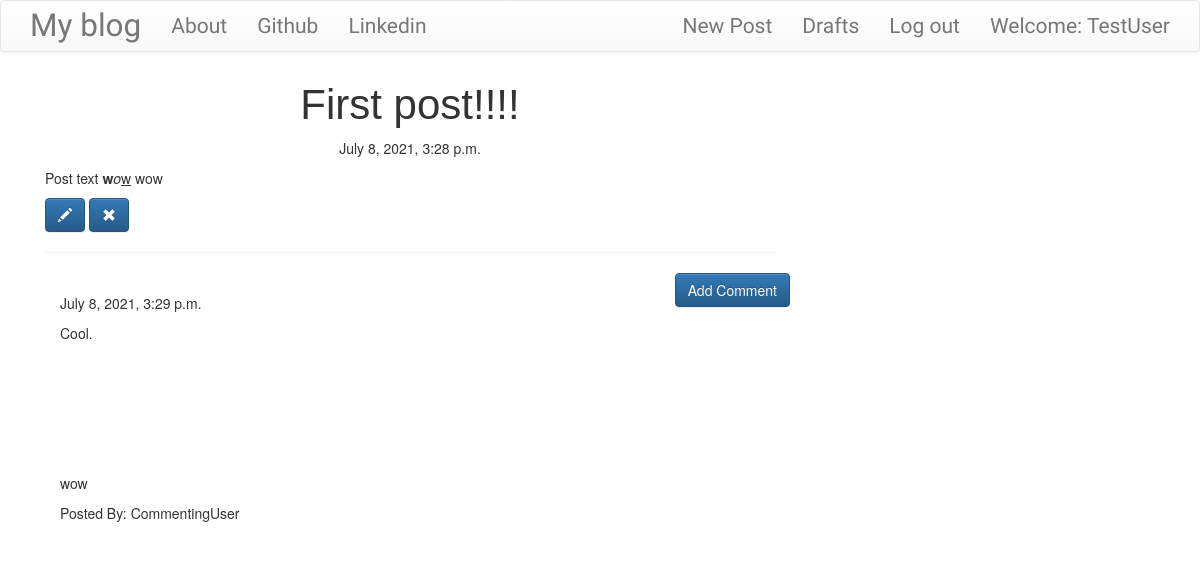
The page /post/7 (signed in) on the database its author committed.
### blog/models.py (models this page shows, shortened)
class Post(models.Model):
    author = models.ForeignKey('auth.User', on_delete=CASCADE)
    title = models.CharField(max_length=200)
    text = models.TextField()
    created_date = models.DateTimeField(default=timezone.now)
    published_date = models.DateTimeField(blank=True,null=True)

class Comment(models.Model):
    post = models.ForeignKey('blog.Post',related_name='comments',on_delete=CASCADE)
    author = models.CharField(max_length=200)
    text = models.TextField()
    created_date = models.DateTimeField(default=timezone.now)
    approved_comment = models.BooleanField(default=False)

### blog/views.py (the view)
# urls.py: url(r'^post/(?P<pk>\d+)$',views.PostDetailView.as_view(),name='post_detail'),
class PostDetailView(DetailView):
    model = Post

### blog/templates/blog/post_detail.html (shortened to what this page needs)
{% extends "blog/base.html" %}
{% block content %}
    <h1 class="posttitle">{{post.title}}</h1>
    {% if post.published_date %}
        <div class="date postdate">
            {{ post.published_date }}
        </div>
    {% else %}
        <a class="btn btn-default" href="{% url 'post_publish' pk=post.pk %}">Publish</a>
    {% endif %}
    <p class="postcontent">{{ post.text|safe|linebreaks }}</p>
    {% if user.is_authenticated %}
        <a class="btn btn-primary" href="{% url 'post_edit' pk=post.pk %}">
            <span class="glyphicon glyphicon-pencil"></span>
        </a>
        <a class="btn btn-primary" href="{% url 'post_remove' pk=post.pk %}">
            <span class="glyphicon glyphicon-remove"></span>
        </a>
    {% endif %}
    <hr>
    <a class="btn btn-primary btn-comment" href="{% url 'add_comment_to_post' pk=post.pk %}">Add Comment</a>
    <div class="container">
        {% for comment in post.comments.all %}
        <br>
            {% if user.is_authenticated or comment.approved_comment %}
                {{ comment.created_date }}
                <p>{{comment.text|safe|linebreaks}}</p>
                <p>Posted By: {{ comment.author }}</p>
            {% endif %}
            {% empty %}
            <p>No comments</p>
        {% endfor %}
    </div>
{% endblock %}

### blog/templates/blog/base.html (shortened to what this page needs)
<!DOCTYPE html>
{% load static %}
<html lang="en">
<head>
    <link rel="stylesheet" href="https://maxcdn.bootstrapcdn.com/bootstrap/3.3.7/css/bootstrap.min.css">
    <link rel="stylesheet" href="https://maxcdn.bootstrapcdn.com/bootstrap/3.3.7/css/bootstrap-theme.min.css">
    <link rel="stylesheet" href="//cdn.jsdelivr.net/npm/medium-editor@latest/dist/css/medium-editor.min.css" type="text/css" media="screen" charset="utf-8">
    <link rel="stylesheet" href="{% static 'css/blog.css' %}">
</head>
<body>
    <nav class="navbar navbar-default techfont custom-navbar">
        <div class="container">
            <ul class="nav navbar-nav">
                <li><a class="navbar-brand bigbrand" href="{% url 'post_list' %}">My blog</a></li>
                <li><a href="{% url 'about' %}">About</a></li>
                <li><a href ="https://www.github.com">Github</a></li>
                <li><a href ="https://www.linkedin.com">Linkedin</a></li>
            </ul>
            <ul class="nav navbar-nav navbar-right">
                {% if user.is_authenticated %}
                <li>
                    <a href="{% url 'post_new' %}">New Post</a>
                </li>
                <li>
                    <a href="{% url 'post_draft_list' %}">Drafts</a>
                </li>
                <li>
                    <a href="{% url 'logout' %}">Log out</a>
                </li>
                <li>
                    <a>Welcome: {{ user.username }}</a>
                </li>
                {% else %}
                <li>
                    <a class="nav navbar-right" href="{% url 'login' %}"><span class="glyphicon glyphicon-user"></span></a>
                </li>
                {% endif %}
            </ul>
        </div>
    </nav>
    <div class="content container">
        <div class="col-md-8">
            {% block content %}
            {% endblock %}
        </div>
    </div>
</body>
</html>

### blog/static/css/blog.css (style rules this page uses)
.techfont { font-family: 'Bona Nova', serif; font-size: 1.5em; margin-bottom: 10px; }
.bigbrand { font-size: 1.5em; }
.postdate { text-align: center; }
.posttitle { font-family: 'Russo One',sans-serif; font-size: 3em; text-align: center; }
.postcontent { font-family: 'Montserrat'; font-size: 1.5em; }
.btn-comment { position: absolute; right: 0px; }

### rows shown on the page
Post: title "First post!!!!", published_date "July 8, 2021, 3:28 p.m.", text "Post text w o w wow"
Comment: created_date "July 8, 2021, 3:29 p.m.", text "Cool. wow", author "CommentingUser"

### other values the page prints
{{ user.username }} "TestUser"
